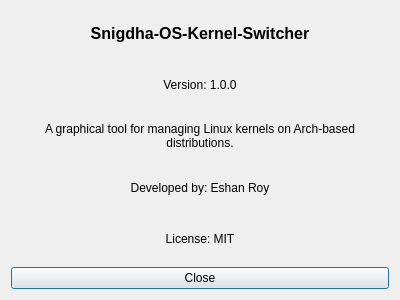
<?xml version="1.0" encoding="UTF-8"?>
<ui version="4.0">
 <class>AboutWindow</class>
 <widget class="QDialog" name="AboutWindow">
  <property name="geometry">
   <rect>
    <x>0</x>
    <y>0</y>
    <width>400</width>
    <height>300</height>
   </rect>
  </property>
  <property name="windowTitle">
   <string>About Snigdha-OS-Kernel-Switcher</string>
  </property>
  <layout class="QVBoxLayout" name="verticalLayout">
   <item>
    <widget class="QLabel" name="label_title">
     <property name="text">
      <string>Snigdha-OS-Kernel-Switcher</string>
     </property>
     <property name="alignment">
      <set>Qt::AlignCenter</set>
     </property>
     <property name="font">
      <font>
       <bold>true</bold>
       <pointsize>12</pointsize>
      </font>
     </property>
    </widget>
   </item>
   <item>
    <widget class="QLabel" name="label_version">
     <property name="text">
      <string>Version: 1.0.0</string>
     </property>
     <property name="alignment">
      <set>Qt::AlignCenter</set>
     </property>
    </widget>
   </item>
   <item>
    <widget class="QLabel" name="label_description">
     <property name="text">
      <string>A graphical tool for managing Linux kernels on Arch-based distributions.</string>
     </property>
     <property name="alignment">
      <set>Qt::AlignCenter</set>
     </property>
     <property name="wordWrap">
      <bool>true</bool>
     </property>
    </widget>
   </item>
   <item>
    <widget class="QLabel" name="label_author">
     <property name="text">
      <string>Developed by: Eshan Roy</string>
     </property>
     <property name="alignment">
      <set>Qt::AlignCenter</set>
     </property>
    </widget>
   </item>
   <item>
    <widget class="QLabel" name="label_license">
     <property name="text">
      <string>License: MIT</string>
     </property>
     <property name="alignment">
      <set>Qt::AlignCenter</set>
     </property>
    </widget>
   </item>
   <item>
    <widget class="QPushButton" name="button_close">
     <property name="text">
      <string>Close</string>
     </property>
    </widget>
   </item>
  </layout>
 </widget>
 <resources/>
 <connections/>
</ui>
